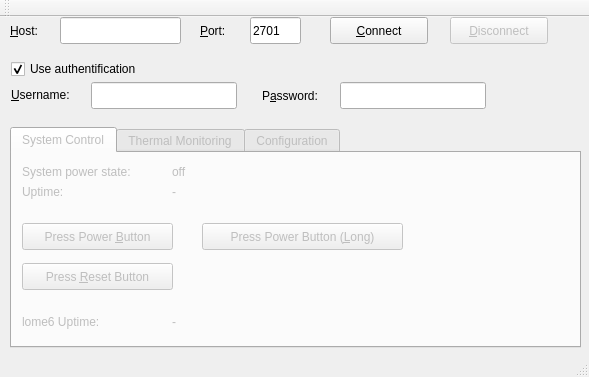
<?xml version="1.0" encoding="UTF-8"?>
<ui version="4.0">
 <class>MainWindow</class>
 <widget class="QMainWindow" name="MainWindow">
  <property name="windowModality">
   <enum>Qt::NonModal</enum>
  </property>
  <property name="geometry">
   <rect>
    <x>0</x>
    <y>0</y>
    <width>589</width>
    <height>377</height>
   </rect>
  </property>
  <property name="sizePolicy">
   <sizepolicy hsizetype="Fixed" vsizetype="Fixed">
    <horstretch>0</horstretch>
    <verstretch>0</verstretch>
   </sizepolicy>
  </property>
  <property name="contextMenuPolicy">
   <enum>Qt::DefaultContextMenu</enum>
  </property>
  <property name="windowTitle">
   <string>lome6-gui</string>
  </property>
  <property name="windowIcon">
   <iconset>
    <normaloff>:/new/prefix1/If.ico</normaloff>:/new/prefix1/If.ico</iconset>
  </property>
  <property name="autoFillBackground">
   <bool>false</bool>
  </property>
  <widget class="QWidget" name="centralWidget">
   <property name="enabled">
    <bool>true</bool>
   </property>
   <widget class="QLabel" name="label">
    <property name="geometry">
     <rect>
      <x>10</x>
      <y>5</y>
      <width>41</width>
      <height>17</height>
     </rect>
    </property>
    <property name="text">
     <string>&amp;Host:</string>
    </property>
    <property name="buddy">
     <cstring>lineHost</cstring>
    </property>
   </widget>
   <widget class="QLabel" name="label_2">
    <property name="geometry">
     <rect>
      <x>200</x>
      <y>5</y>
      <width>41</width>
      <height>17</height>
     </rect>
    </property>
    <property name="text">
     <string>&amp;Port:</string>
    </property>
    <property name="buddy">
     <cstring>linePort</cstring>
    </property>
   </widget>
   <widget class="QLabel" name="label_3">
    <property name="enabled">
     <bool>true</bool>
    </property>
    <property name="geometry">
     <rect>
      <x>11</x>
      <y>69</y>
      <width>81</width>
      <height>17</height>
     </rect>
    </property>
    <property name="text">
     <string>&amp;Username:</string>
    </property>
    <property name="buddy">
     <cstring>lineUsername</cstring>
    </property>
   </widget>
   <widget class="QLabel" name="label_4">
    <property name="enabled">
     <bool>true</bool>
    </property>
    <property name="geometry">
     <rect>
      <x>262</x>
      <y>70</y>
      <width>70</width>
      <height>17</height>
     </rect>
    </property>
    <property name="frameShadow">
     <enum>QFrame::Plain</enum>
    </property>
    <property name="text">
     <string>P&amp;assword:</string>
    </property>
    <property name="textInteractionFlags">
     <set>Qt::LinksAccessibleByMouse</set>
    </property>
    <property name="buddy">
     <cstring>linePassword</cstring>
    </property>
   </widget>
   <widget class="QLineEdit" name="lineHost">
    <property name="geometry">
     <rect>
      <x>60</x>
      <y>0</y>
      <width>121</width>
      <height>27</height>
     </rect>
    </property>
    <property name="inputMask">
     <string/>
    </property>
    <property name="text">
     <string/>
    </property>
   </widget>
   <widget class="QLineEdit" name="linePort">
    <property name="geometry">
     <rect>
      <x>250</x>
      <y>0</y>
      <width>51</width>
      <height>27</height>
     </rect>
    </property>
    <property name="inputMask">
     <string>00000; </string>
    </property>
    <property name="text">
     <string>2701</string>
    </property>
   </widget>
   <widget class="QCheckBox" name="checkboxAuth">
    <property name="geometry">
     <rect>
      <x>11</x>
      <y>41</y>
      <width>223</width>
      <height>22</height>
     </rect>
    </property>
    <property name="text">
     <string>Use authentification</string>
    </property>
    <property name="checked">
     <bool>true</bool>
    </property>
   </widget>
   <widget class="QLineEdit" name="lineUsername">
    <property name="enabled">
     <bool>true</bool>
    </property>
    <property name="geometry">
     <rect>
      <x>91</x>
      <y>65</y>
      <width>146</width>
      <height>27</height>
     </rect>
    </property>
    <property name="text">
     <string/>
    </property>
   </widget>
   <widget class="QLineEdit" name="linePassword">
    <property name="enabled">
     <bool>true</bool>
    </property>
    <property name="geometry">
     <rect>
      <x>340</x>
      <y>65</y>
      <width>146</width>
      <height>27</height>
     </rect>
    </property>
    <property name="text">
     <string/>
    </property>
   </widget>
   <widget class="QPushButton" name="buttonConnect">
    <property name="geometry">
     <rect>
      <x>330</x>
      <y>0</y>
      <width>98</width>
      <height>27</height>
     </rect>
    </property>
    <property name="text">
     <string>&amp;Connect</string>
    </property>
   </widget>
   <widget class="QPushButton" name="buttonDisconnect">
    <property name="enabled">
     <bool>false</bool>
    </property>
    <property name="geometry">
     <rect>
      <x>450</x>
      <y>0</y>
      <width>98</width>
      <height>27</height>
     </rect>
    </property>
    <property name="text">
     <string>&amp;Disconnect</string>
    </property>
   </widget>
   <widget class="QTabWidget" name="tabWidget">
    <property name="enabled">
     <bool>false</bool>
    </property>
    <property name="geometry">
     <rect>
      <x>10</x>
      <y>110</y>
      <width>571</width>
      <height>221</height>
     </rect>
    </property>
    <property name="tabShape">
     <enum>QTabWidget::Rounded</enum>
    </property>
    <property name="currentIndex">
     <number>0</number>
    </property>
    <property name="documentMode">
     <bool>false</bool>
    </property>
    <property name="tabsClosable">
     <bool>false</bool>
    </property>
    <property name="movable">
     <bool>false</bool>
    </property>
    <widget class="QWidget" name="tabSystem">
     <attribute name="title">
      <string>System Control</string>
     </attribute>
     <widget class="QLabel" name="label_5">
      <property name="geometry">
       <rect>
        <x>10</x>
        <y>10</y>
        <width>141</width>
        <height>17</height>
       </rect>
      </property>
      <property name="text">
       <string>System power state:</string>
      </property>
     </widget>
     <widget class="QLabel" name="labelSystemPowerState">
      <property name="geometry">
       <rect>
        <x>160</x>
        <y>10</y>
        <width>41</width>
        <height>17</height>
       </rect>
      </property>
      <property name="text">
       <string>off</string>
      </property>
     </widget>
     <widget class="QLabel" name="label_6">
      <property name="geometry">
       <rect>
        <x>10</x>
        <y>160</y>
        <width>141</width>
        <height>17</height>
       </rect>
      </property>
      <property name="text">
       <string>lome6 Uptime:</string>
      </property>
     </widget>
     <widget class="QLabel" name="labelUptimeLome6">
      <property name="geometry">
       <rect>
        <x>160</x>
        <y>160</y>
        <width>91</width>
        <height>17</height>
       </rect>
      </property>
      <property name="font">
       <font>
        <family>Ubuntu</family>
       </font>
      </property>
      <property name="text">
       <string>-</string>
      </property>
      <property name="textFormat">
       <enum>Qt::AutoText</enum>
      </property>
     </widget>
     <widget class="QLabel" name="label_7">
      <property name="geometry">
       <rect>
        <x>10</x>
        <y>30</y>
        <width>141</width>
        <height>17</height>
       </rect>
      </property>
      <property name="text">
       <string>Uptime:</string>
      </property>
     </widget>
     <widget class="QLabel" name="labelUptime">
      <property name="geometry">
       <rect>
        <x>160</x>
        <y>30</y>
        <width>67</width>
        <height>17</height>
       </rect>
      </property>
      <property name="text">
       <string>-</string>
      </property>
     </widget>
     <widget class="QPushButton" name="buttonPower">
      <property name="geometry">
       <rect>
        <x>10</x>
        <y>70</y>
        <width>151</width>
        <height>27</height>
       </rect>
      </property>
      <property name="text">
       <string>Press Power &amp;Button</string>
      </property>
     </widget>
     <widget class="QPushButton" name="buttonPowerLong">
      <property name="geometry">
       <rect>
        <x>190</x>
        <y>70</y>
        <width>201</width>
        <height>27</height>
       </rect>
      </property>
      <property name="text">
       <string>Press Power Button (&amp;Long)</string>
      </property>
     </widget>
     <widget class="QPushButton" name="buttonReset">
      <property name="geometry">
       <rect>
        <x>10</x>
        <y>110</y>
        <width>151</width>
        <height>27</height>
       </rect>
      </property>
      <property name="text">
       <string>Press &amp;Reset Button</string>
      </property>
     </widget>
    </widget>
    <widget class="QWidget" name="tabThermal">
     <attribute name="title">
      <string>Thermal Monitoring</string>
     </attribute>
     <widget class="QLabel" name="label_8">
      <property name="geometry">
       <rect>
        <x>20</x>
        <y>50</y>
        <width>41</width>
        <height>17</height>
       </rect>
      </property>
      <property name="text">
       <string>CPU:</string>
      </property>
     </widget>
     <widget class="QLabel" name="label_9">
      <property name="geometry">
       <rect>
        <x>20</x>
        <y>110</y>
        <width>41</width>
        <height>17</height>
       </rect>
      </property>
      <property name="text">
       <string>RAM:</string>
      </property>
     </widget>
     <widget class="QLabel" name="label_10">
      <property name="geometry">
       <rect>
        <x>20</x>
        <y>140</y>
        <width>101</width>
        <height>17</height>
       </rect>
      </property>
      <property name="text">
       <string>Power Supply:</string>
      </property>
     </widget>
     <widget class="QLabel" name="label_11">
      <property name="geometry">
       <rect>
        <x>20</x>
        <y>80</y>
        <width>101</width>
        <height>17</height>
       </rect>
      </property>
      <property name="text">
       <string>Southbridge:</string>
      </property>
     </widget>
     <widget class="QLabel" name="label_12">
      <property name="geometry">
       <rect>
        <x>20</x>
        <y>20</y>
        <width>81</width>
        <height>17</height>
       </rect>
      </property>
      <property name="text">
       <string>Air Intake:</string>
      </property>
     </widget>
     <widget class="QLabel" name="labelTempCPU">
      <property name="geometry">
       <rect>
        <x>130</x>
        <y>50</y>
        <width>67</width>
        <height>17</height>
       </rect>
      </property>
      <property name="font">
       <font>
        <family>Ubuntu</family>
       </font>
      </property>
      <property name="text">
       <string>0</string>
      </property>
     </widget>
     <widget class="QLabel" name="labelTempRAM">
      <property name="geometry">
       <rect>
        <x>130</x>
        <y>110</y>
        <width>67</width>
        <height>17</height>
       </rect>
      </property>
      <property name="text">
       <string>0</string>
      </property>
     </widget>
     <widget class="QLabel" name="labelTempPSU">
      <property name="geometry">
       <rect>
        <x>130</x>
        <y>140</y>
        <width>67</width>
        <height>17</height>
       </rect>
      </property>
      <property name="text">
       <string>0</string>
      </property>
     </widget>
     <widget class="QLabel" name="labelTempSB">
      <property name="geometry">
       <rect>
        <x>130</x>
        <y>80</y>
        <width>67</width>
        <height>17</height>
       </rect>
      </property>
      <property name="text">
       <string>0</string>
      </property>
     </widget>
     <widget class="QLabel" name="labelTempAIR">
      <property name="geometry">
       <rect>
        <x>130</x>
        <y>20</y>
        <width>67</width>
        <height>17</height>
       </rect>
      </property>
      <property name="text">
       <string>0</string>
      </property>
     </widget>
    </widget>
    <widget class="QWidget" name="tabConfig">
     <attribute name="title">
      <string>Configuration</string>
     </attribute>
     <widget class="QLabel" name="label_13">
      <property name="geometry">
       <rect>
        <x>430</x>
        <y>140</y>
        <width>67</width>
        <height>17</height>
       </rect>
      </property>
      <property name="text">
       <string>Version:</string>
      </property>
     </widget>
     <widget class="QLabel" name="labelVersion">
      <property name="geometry">
       <rect>
        <x>430</x>
        <y>160</y>
        <width>121</width>
        <height>17</height>
       </rect>
      </property>
      <property name="text">
       <string>0</string>
      </property>
     </widget>
     <widget class="QLabel" name="label_14">
      <property name="geometry">
       <rect>
        <x>10</x>
        <y>25</y>
        <width>111</width>
        <height>17</height>
       </rect>
      </property>
      <property name="text">
       <string>MAC Address:</string>
      </property>
     </widget>
     <widget class="QLabel" name="label_15">
      <property name="geometry">
       <rect>
        <x>10</x>
        <y>55</y>
        <width>111</width>
        <height>17</height>
       </rect>
      </property>
      <property name="text">
       <string>IP Address:</string>
      </property>
     </widget>
     <widget class="QLabel" name="label_16">
      <property name="geometry">
       <rect>
        <x>10</x>
        <y>85</y>
        <width>111</width>
        <height>17</height>
       </rect>
      </property>
      <property name="text">
       <string>Netmask:</string>
      </property>
     </widget>
     <widget class="QLabel" name="label_17">
      <property name="geometry">
       <rect>
        <x>10</x>
        <y>115</y>
        <width>111</width>
        <height>17</height>
       </rect>
      </property>
      <property name="text">
       <string>Gateway:</string>
      </property>
     </widget>
     <widget class="QLabel" name="label_18">
      <property name="geometry">
       <rect>
        <x>10</x>
        <y>145</y>
        <width>111</width>
        <height>17</height>
       </rect>
      </property>
      <property name="text">
       <string>NTP Server:</string>
      </property>
     </widget>
     <widget class="QPushButton" name="buttonRestart">
      <property name="geometry">
       <rect>
        <x>410</x>
        <y>20</y>
        <width>131</width>
        <height>27</height>
       </rect>
      </property>
      <property name="text">
       <string>Restart lome6</string>
      </property>
     </widget>
     <widget class="QLineEdit" name="lineMAC">
      <property name="geometry">
       <rect>
        <x>140</x>
        <y>20</y>
        <width>141</width>
        <height>27</height>
       </rect>
      </property>
      <property name="inputMask">
       <string>HH:HH:HH:HH:HH:HH; </string>
      </property>
     </widget>
     <widget class="QLineEdit" name="lineIP">
      <property name="geometry">
       <rect>
        <x>140</x>
        <y>50</y>
        <width>141</width>
        <height>27</height>
       </rect>
      </property>
      <property name="inputMask">
       <string>000.000.000.000; </string>
      </property>
     </widget>
     <widget class="QLineEdit" name="lineNM">
      <property name="geometry">
       <rect>
        <x>140</x>
        <y>80</y>
        <width>141</width>
        <height>27</height>
       </rect>
      </property>
      <property name="inputMask">
       <string>000.000.000.000; </string>
      </property>
     </widget>
     <widget class="QLineEdit" name="lineGW">
      <property name="geometry">
       <rect>
        <x>140</x>
        <y>110</y>
        <width>141</width>
        <height>27</height>
       </rect>
      </property>
      <property name="inputMask">
       <string>000.000.000.000; </string>
      </property>
     </widget>
     <widget class="QLineEdit" name="lineNTP">
      <property name="geometry">
       <rect>
        <x>140</x>
        <y>140</y>
        <width>141</width>
        <height>27</height>
       </rect>
      </property>
      <property name="inputMask">
       <string>000.000.000.000; </string>
      </property>
     </widget>
    </widget>
   </widget>
  </widget>
  <widget class="QToolBar" name="mainToolBar">
   <attribute name="toolBarArea">
    <enum>TopToolBarArea</enum>
   </attribute>
   <attribute name="toolBarBreak">
    <bool>false</bool>
   </attribute>
  </widget>
  <widget class="QStatusBar" name="statusBar"/>
 </widget>
 <layoutdefault spacing="6" margin="11"/>
 <resources/>
 <connections/>
</ui>
